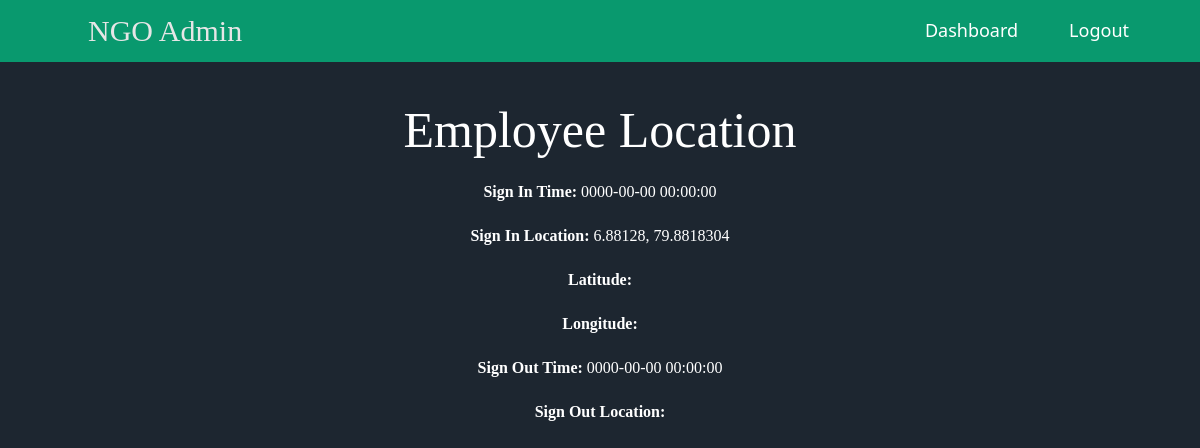
Page /admin/view_location.php?id=1 (signed in) on the committed database.
### tables this page shows
CREATE TABLE `employee_tracking` (
  `id` int(11) NOT NULL,
  `employee_id` int(11) NOT NULL,
  `sign_in_time` datetime DEFAULT NULL,
  `sign_in_location` varchar(255) DEFAULT NULL,
  `sign_in_latitude` varchar(100) NOT NULL,
  `sign_in_longitude` varchar(100) NOT NULL,
  `sign_out_time` datetime DEFAULT NULL,
  `sign_out_location` varchar(255) DEFAULT NULL,
  `latitude` varchar(100) NOT NULL,
  `longitude` varchar(100) NOT NULL
);

### admin/view_location.php (the view, shortened to what this page needs)
<?php
include('admin_header.php');
include('../db_connect.php');
$employee_id = intval($_GET['id']);
$locationQuery = "SELECT * FROM employee_tracking WHERE employee_id = $employee_id ORDER BY sign_in_time DESC LIMIT 1";
$locationResult = $conn->query($locationQuery);
$location = $locationResult->fetch_assoc();
?>
<div class="container mt-5">
    <h2 class="text-center">Employee Location</h2>
    <?php if ($location) { ?>
        <p><strong>Sign In Time:</strong> <?php echo htmlspecialchars($location['sign_in_time']); ?></p>
        <p><strong>Sign In Location:</strong> <?php echo htmlspecialchars($location['sign_in_location']); ?></p>
        <p><strong>Latitude:</strong> <?php echo htmlspecialchars($location['latitude']); ?></p>
        <p><strong>Longitude:</strong> <?php echo htmlspecialchars($location['longitude']); ?></p>
        <?php if (!empty($location['sign_out_time'])) { ?>
            <p><strong>Sign Out Time:</strong> <?php echo htmlspecialchars($location['sign_out_time']); ?></p>
            <p><strong>Sign Out Location:</strong> <?php echo htmlspecialchars($location['sign_out_location']); ?></p>
        <?php } ?>
    <?php } else { ?>
        <p>No location data available for this employee.</p>
    <?php } ?>
</div>

### admin/admin_header.php (style rules this page uses)
body { background-color: #1d2630; }
.container { margin-top: 100px; }
h2 { color: white; text-align: center; font-family: 'Georgia', serif; font-size: 50px; margin-bottom: 20px; margin-top: 10px; }
p { color: white; text-align: center; font-family: 'Georgia', serif; font-size: 16px; margin-bottom: 20px; margin-top: 10px; }

### rows in the picture
employee_tracking: sign_in_time "0000-00-00 00:00:00", sign_in_location "6.88128, 79.8818304", sign_out_time "0000-00-00 00:00:00"
